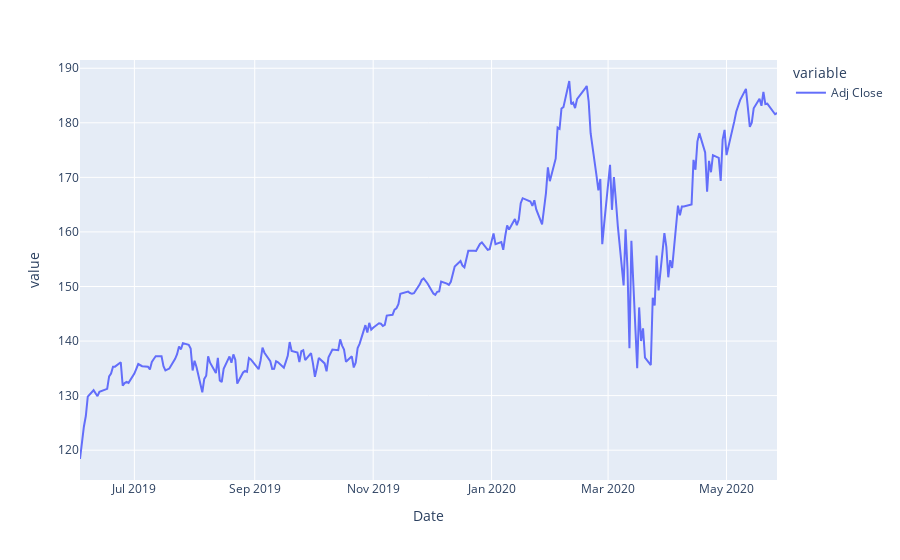

The notebook cell this image was saved under:
### Code cell
msft.loc["2019-06":"2020-05","Adj Close"].plot()

### Figure 1 — Plotly figure (JSON) as saved in the notebook; plotly's stock layout.template omitted (floating-point values rounded to 4 significant figures; data arrays with more than 128 entries replaced by an {"elided": "..."} marker saying what was removed)
{"data": [{"hovertemplate": "variable=Adj Close<br>Date=%{x}<br>value=%{y}<extra></extra>", "legendgroup": "Adj Close", "line": {"color": "#636efa", "dash": "solid"}, "marker": {"symbol": "circle"}, "mode": "lines", "name": "Adj Close", "orientation": "v", "showlegend": true, "type": "scatter", "x": {"elided": "249 str values"}, "xaxis": "x", "y": {"elided": "249 float values"}, "yaxis": "y"}], "layout": {"legend": {"title": {"text": "variable"}, "tracegroupgap": 0}, "margin": {"t": 60}, "xaxis": {"anchor": "y", "domain": [0, 1], "title": {"text": "Date"}}, "yaxis": {"anchor": "x", "domain": [0, 1], "title": {"text": "value"}}}}
